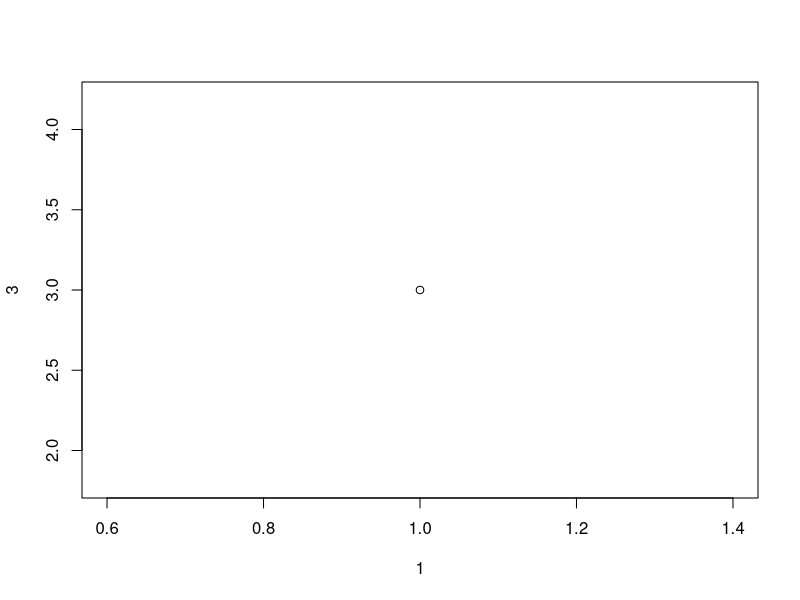
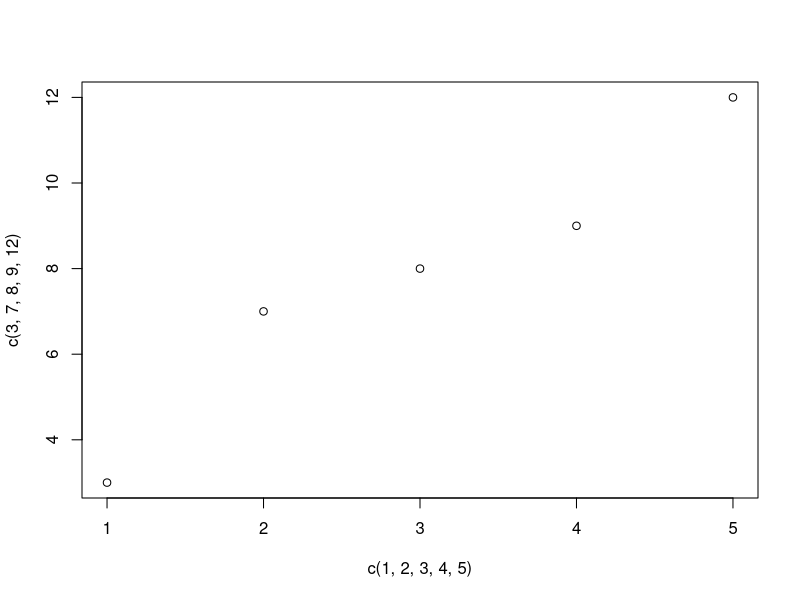
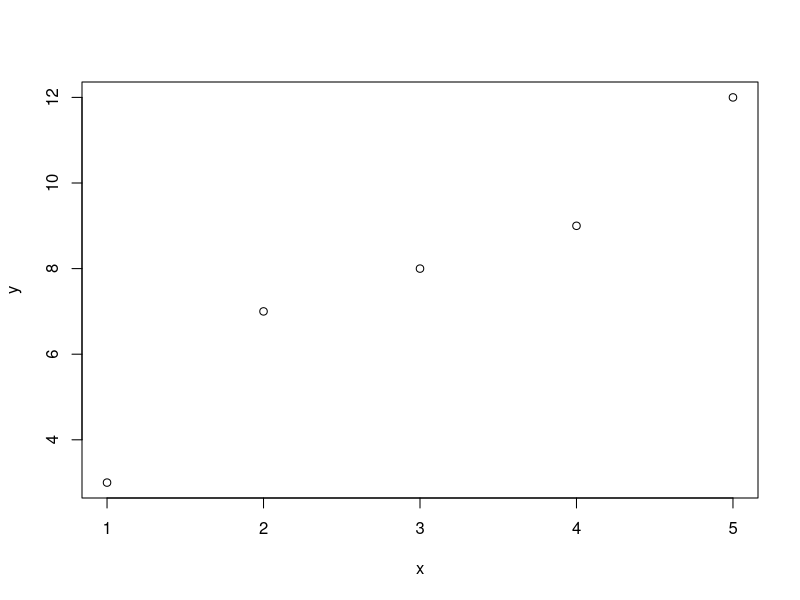
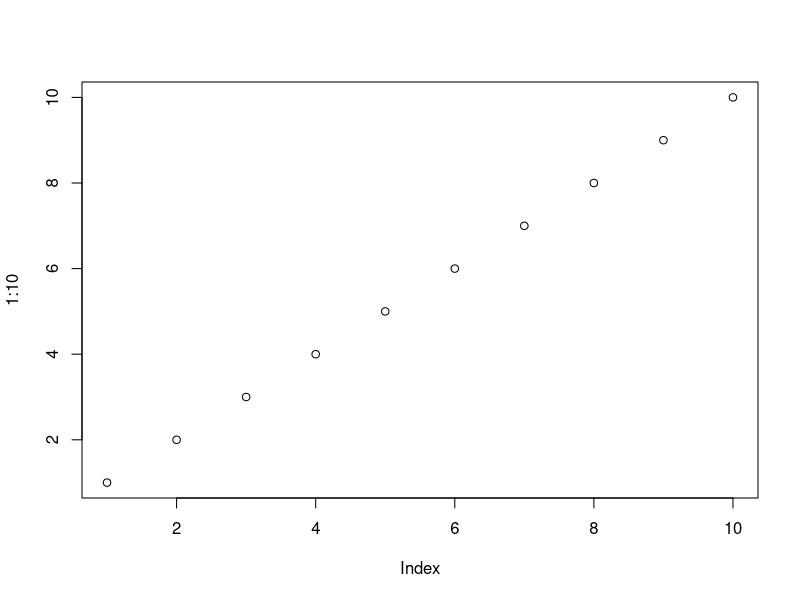
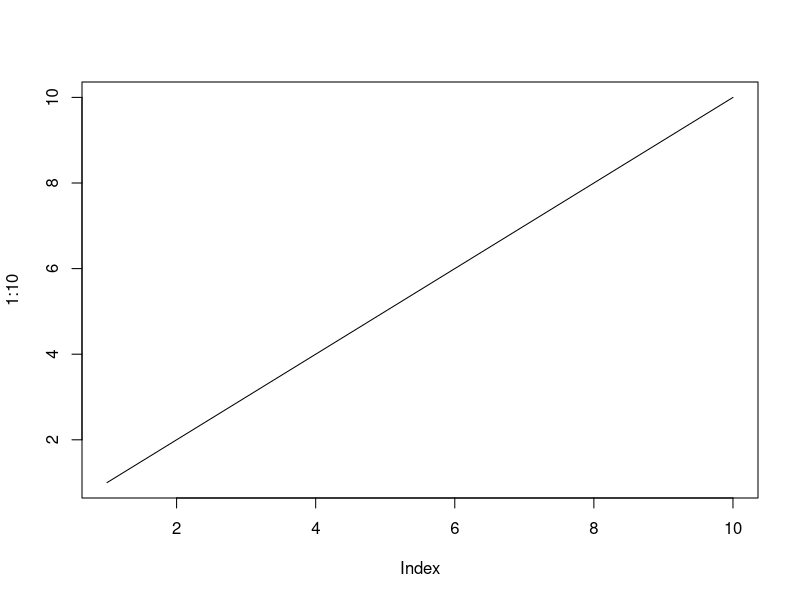
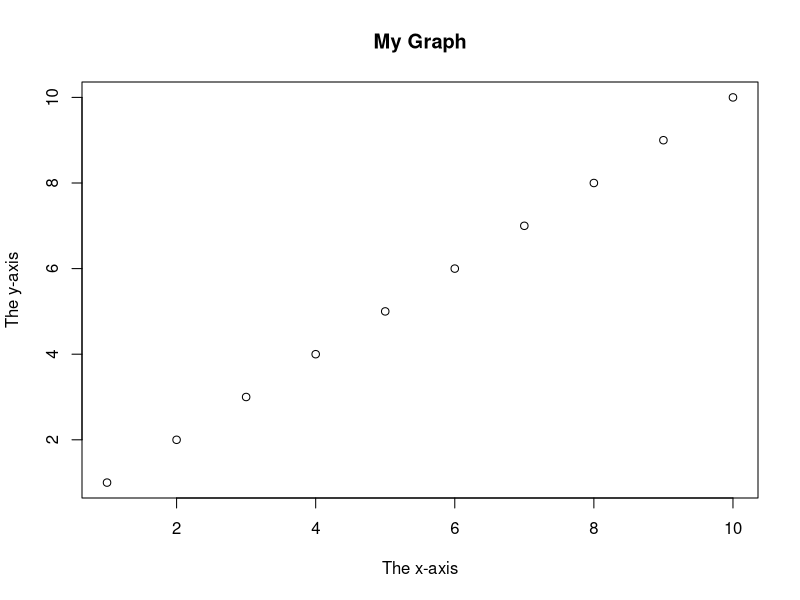
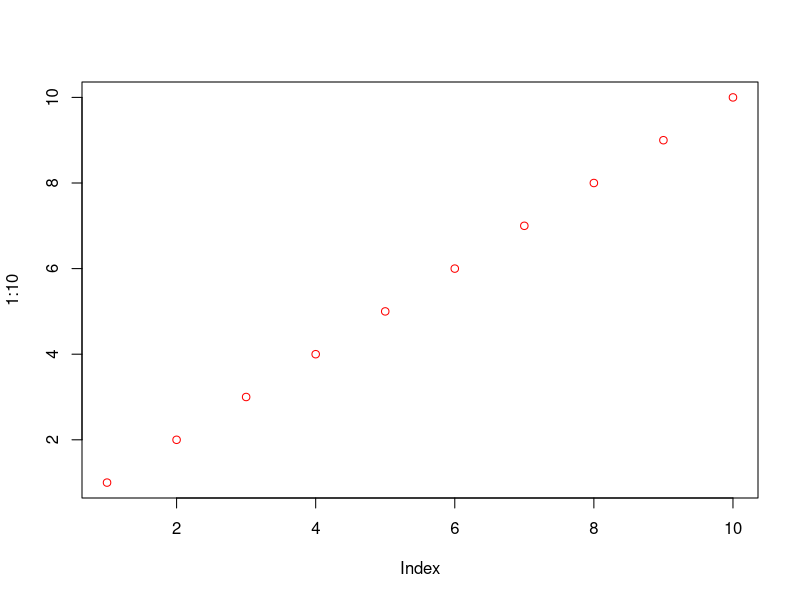
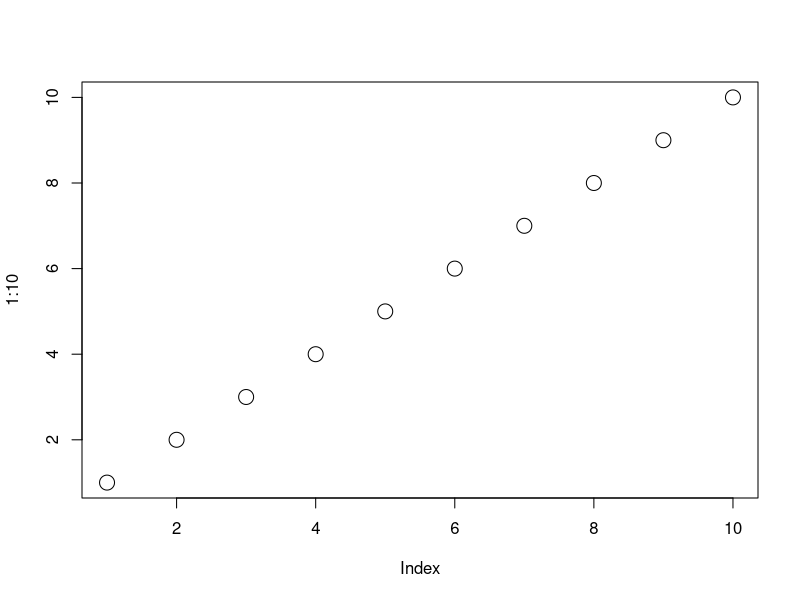

Generate these figures, in order, with R:
#Draw plot 
plot(1,3)

#Draw Multiple points.
plot(c(1,2,3,4,5),c(3,7,8,9,12))

#Draw a plot by two values.
x<-c(1,2,3,4,5)
y<-c(3,7,8,9,12)
plot(x,y)

#Plotting by sequence
plot(1:10)

#type parameters in plotting makes line.
plot(1:10,type="l")

#Parameters of plotting are:-
#main<-Define about graph details.
#xlab<-Define about x axis.
#ylab<-Define about y-axis.
plot(1:10,main="My Graph",xlab="The x-axis",ylab="The y-axis")

#add color using col parameter and value is name of the color.
plot(1:10,col="red")

#add size of graph symbol using cex parameter.
plot(1:10,cex=2)

#add shape of symbols using pch parameter and value is (0-25).
plot(1:10,pch=25)

#add line width using lwd parameter and value is(0,1,2).
plot(1:10,type='l',lwd=5)

#add line style using lty parameter and value is (0-6).
plot(1:10,type='l',lty=5)

#Display more then one line print lines function.
line1<-c(1,2,3,4,5,6,7)
line2<-c(2,3,4,7,8,9,10)
plot(line1,type="l",col="blue")
lines(line2,type="l",col="red")